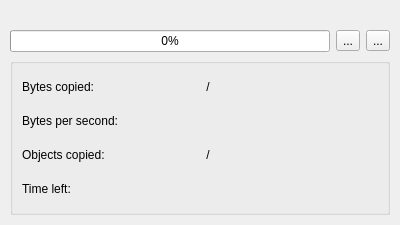
<?xml version="1.0" encoding="UTF-8"?>
<ui version="4.0">
 <class>FileCopyWidget</class>
 <widget class="QWidget" name="FileCopyWidget">
  <property name="geometry">
   <rect>
    <x>0</x>
    <y>0</y>
    <width>400</width>
    <height>225</height>
   </rect>
  </property>
  <property name="windowTitle">
   <string>Form</string>
  </property>
  <layout class="QVBoxLayout" name="verticalLayout_2">
   <property name="margin">
    <number>10</number>
   </property>
   <item>
    <layout class="QHBoxLayout" name="horizontalLayout_2">
     <item>
      <layout class="QVBoxLayout" name="verticalLayout">
       <item>
        <widget class="QLabel" name="nameLabel">
         <property name="text">
          <string>&lt;name here&gt;</string>
         </property>
        </widget>
       </item>
       <item>
        <layout class="QHBoxLayout" name="horizontalLayout">
         <item>
          <widget class="QProgressBar" name="progressBar">
           <property name="value">
            <number>0</number>
           </property>
           <property name="invertedAppearance">
            <bool>false</bool>
           </property>
          </widget>
         </item>
         <item>
          <widget class="QToolButton" name="detailsButton">
           <property name="text">
            <string>...</string>
           </property>
           <property name="icon">
            <iconset resource="resources.qrc">
             <normaloff>:/icons/copyDetails.png</normaloff>:/icons/copyDetails.png</iconset>
           </property>
           <property name="checkable">
            <bool>true</bool>
           </property>
           <property name="checked">
            <bool>false</bool>
           </property>
           <property name="autoExclusive">
            <bool>false</bool>
           </property>
           <property name="popupMode">
            <enum>QToolButton::DelayedPopup</enum>
           </property>
           <property name="toolButtonStyle">
            <enum>Qt::ToolButtonFollowStyle</enum>
           </property>
           <property name="autoRaise">
            <bool>false</bool>
           </property>
           <property name="arrowType">
            <enum>Qt::NoArrow</enum>
           </property>
          </widget>
         </item>
         <item>
          <widget class="QToolButton" name="cancelButton">
           <property name="text">
            <string>...</string>
           </property>
           <property name="icon">
            <iconset resource="resources.qrc">
             <normaloff>:/icons/cancelCopy.png</normaloff>:/icons/cancelCopy.png</iconset>
           </property>
          </widget>
         </item>
        </layout>
       </item>
      </layout>
     </item>
    </layout>
   </item>
   <item>
    <widget class="QGroupBox" name="groupBox">
     <property name="enabled">
      <bool>true</bool>
     </property>
     <property name="sizePolicy">
      <sizepolicy hsizetype="Preferred" vsizetype="Expanding">
       <horstretch>0</horstretch>
       <verstretch>0</verstretch>
      </sizepolicy>
     </property>
     <property name="title">
      <string/>
     </property>
     <layout class="QGridLayout" name="gridLayout">
      <item row="0" column="0">
       <widget class="QLabel" name="label_2">
        <property name="layoutDirection">
         <enum>Qt::RightToLeft</enum>
        </property>
        <property name="text">
         <string>Bytes copied:</string>
        </property>
       </widget>
      </item>
      <item row="0" column="1">
       <widget class="QLabel" name="sizeLabel">
        <property name="text">
         <string>&lt;copied&gt; / &lt;total&gt;</string>
        </property>
       </widget>
      </item>
      <item row="1" column="0">
       <widget class="QLabel" name="label_4">
        <property name="layoutDirection">
         <enum>Qt::RightToLeft</enum>
        </property>
        <property name="text">
         <string>Bytes per second:</string>
        </property>
       </widget>
      </item>
      <item row="1" column="1">
       <widget class="QLabel" name="speedLabel">
        <property name="text">
         <string>&lt;speed&gt;</string>
        </property>
       </widget>
      </item>
      <item row="2" column="0">
       <widget class="QLabel" name="label_5">
        <property name="layoutDirection">
         <enum>Qt::RightToLeft</enum>
        </property>
        <property name="text">
         <string>Objects copied:</string>
        </property>
       </widget>
      </item>
      <item row="2" column="1">
       <widget class="QLabel" name="remaingObjectLabel">
        <property name="text">
         <string>&lt;copied&gt; / &lt;total&gt;</string>
        </property>
       </widget>
      </item>
      <item row="3" column="0">
       <widget class="QLabel" name="label_7">
        <property name="layoutDirection">
         <enum>Qt::RightToLeft</enum>
        </property>
        <property name="text">
         <string>Time left:</string>
        </property>
       </widget>
      </item>
      <item row="3" column="1">
       <widget class="QLabel" name="timeLeftLabel">
        <property name="text">
         <string>&lt;remains&gt;</string>
        </property>
       </widget>
      </item>
     </layout>
    </widget>
   </item>
  </layout>
 </widget>
 <resources>
  <include location="resources.qrc"/>
 </resources>
 <connections>
  <connection>
   <sender>detailsButton</sender>
   <signal>clicked(bool)</signal>
   <receiver>groupBox</receiver>
   <slot>setVisible(bool)</slot>
   <hints>
    <hint type="sourcelabel">
     <x>338</x>
     <y>75</y>
    </hint>
    <hint type="destinationlabel">
     <x>199</x>
     <y>223</y>
    </hint>
   </hints>
  </connection>
 </connections>
</ui>
